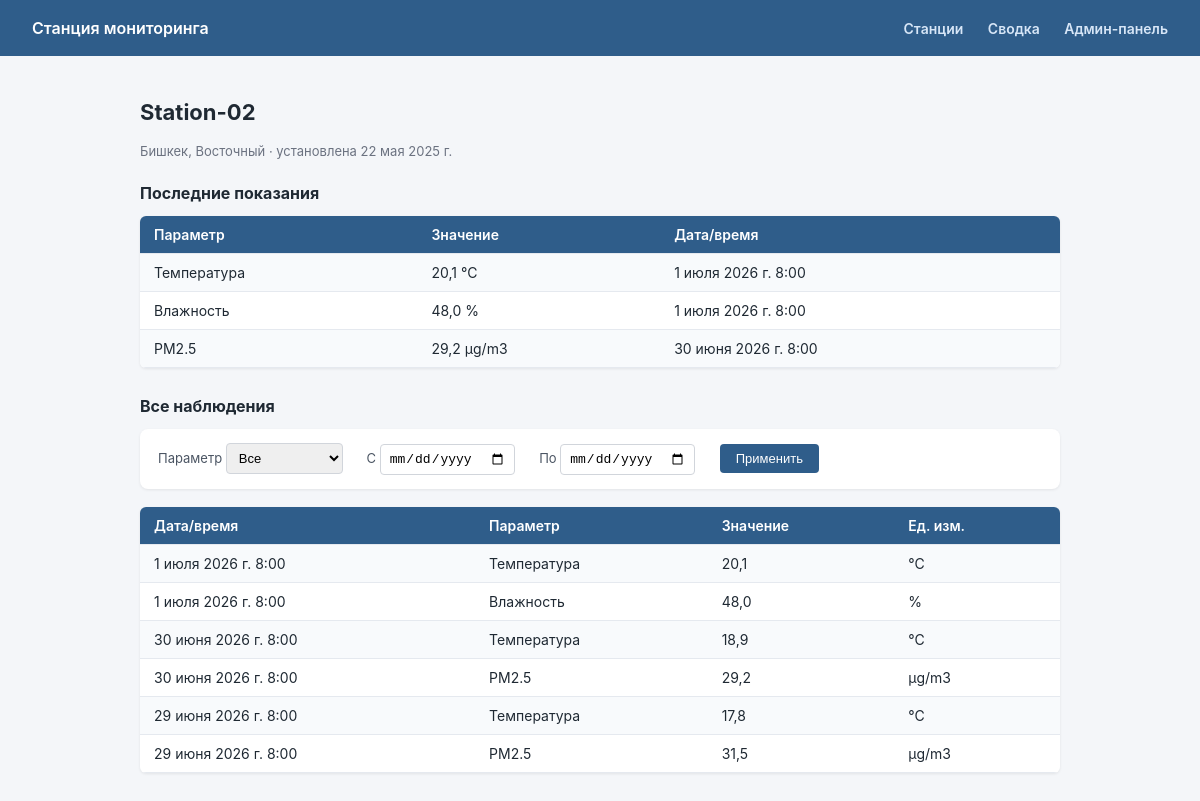
Screenshot of /station/2/ with the database file from the repository.
### monitoring/models.py (models this page shows, shortened)
class Station(models.Model):
    name = models.CharField(max_length=100, unique=True, verbose_name="Название")
    location = models.CharField(max_length=200, verbose_name="Расположение")
    latitude = models.FloatField(null=True, blank=True, verbose_name="Широта")
    longitude = models.FloatField(null=True, blank=True, verbose_name="Долгота")
    installed_at = models.DateField(verbose_name="Дата установки")
    class Meta:
        verbose_name = "Станция"
        verbose_name_plural = "Станции"
        ordering = ["name"]
    def last_observations(self):
        results = []
        for param, _ in Observation.PARAMETER_CHOICES:
            obs = self.observations.filter(parameter=param).order_by("-observed_at").first()
            if obs:
                results.append(obs)
        return results

class Observation(models.Model):
    PARAMETER_CHOICES = [
        ("temperature", "Температура"),
        ("humidity", "Влажность"),
        ("pressure", "Давление"),
        ("pm25", "PM2.5"),
    ]
    UNIT_BY_PARAMETER = {
        "temperature": "°C",
        "humidity": "%",
        "pressure": "hPa",
        "pm25": "µg/m3",
    }
    station = models.ForeignKey(
        Station, on_delete=models.CASCADE, related_name="observations", verbose_name="Станция"
    )
    observed_at = models.DateTimeField(verbose_name="Дата и время наблюдения")
    parameter = models.CharField(max_length=20, choices=PARAMETER_CHOICES, verbose_name="Параметр")
    value = models.FloatField(verbose_name="Значение")
    unit = models.CharField(max_length=20, verbose_name="Единица измерения")
    class Meta:
        verbose_name = "Наблюдение"
        verbose_name_plural = "Наблюдения"
        ordering = ["-observed_at"]
        indexes = [
            models.Index(fields=["station"]),
            models.Index(fields=["observed_at"]),
        ]

### monitoring/views.py (the view)
# urls.py: path("station/<int:pk>/", views.station_detail, name="station_detail"),
def station_detail(request, pk):
    station = get_object_or_404(Station, pk=pk)
    observations = station.observations.all()
    parameter = request.GET.get("parameter")
    date_from = request.GET.get("from")
    date_to = request.GET.get("to")
    if parameter:
        observations = observations.filter(parameter=parameter)
    if date_from:
        observations = observations.filter(observed_at__gte=date_from)
    if date_to:
        observations = observations.filter(observed_at__lte=date_to)
    context = {
        "station": station,
        "observations": observations,
        "last_observations": station.last_observations(),
        "parameter_choices": Observation.PARAMETER_CHOICES,
        "selected_parameter": parameter or "",
        "date_from": date_from or "",
        "date_to": date_to or "",
    }
    return render(request, "monitoring/station_detail.html", context)

### monitoring/templates/monitoring/station_detail.html (shortened to what this page needs)
{% extends "monitoring/base.html" %}
{% block content %}
<h1>{{ station.name }}</h1>
<p class="muted">{{ station.location }} · установлена {{ station.installed_at }}</p>
<h2 style="font-size:16px; margin-top:24px;">Последние показания</h2>
<table>
    <tr><th>Параметр</th><th>Значение</th><th>Дата/время</th></tr>
    {% for obs in last_observations %}
    <tr>
        <td>{{ obs.get_parameter_display }}</td>
        <td>{{ obs.value }} {{ obs.unit }}</td>
        <td>{{ obs.observed_at }}</td>
    </tr>
    {% empty %}
    <tr><td colspan="3" class="muted">Нет данных</td></tr>
    {% endfor %}
</table>
<h2 style="font-size:16px; margin-top:28px;">Все наблюдения</h2>
<form class="filters" method="get">
    <label>Параметр
        <select name="parameter">
            <option value="">Все</option>
        </select>
    </label>
    <label>С <input type="date" name="from" value="{{ date_from }}"></label>
    <label>По <input type="date" name="to" value="{{ date_to }}"></label>
    <button type="submit">Применить</button>
</form>
<table>
    <tr><th>Дата/время</th><th>Параметр</th><th>Значение</th><th>Ед. изм.</th></tr>
    {% for obs in observations %}
    <tr>
        <td>{{ obs.observed_at }}</td>
        <td>{{ obs.get_parameter_display }}</td>
        <td>{{ obs.value }}</td>
        <td>{{ obs.unit }}</td>
    </tr>
    {% empty %}
    <tr><td colspan="4" class="muted">Наблюдений по заданным фильтрам не найдено</td></tr>
    {% endfor %}
</table>
{% endblock %}

### monitoring/templates/monitoring/base.html (style rules this page uses)
* { box-sizing: border-box; }
body { font-family: -apple-system, Segoe UI, Roboto, Arial, sans-serif; margin: 0; background: #f4f6f9; color: #1f2933; }
h1 { font-size: 22px; margin-bottom: 18px; }
table { width: 100%; border-collapse: collapse; background: white; box-shadow: 0 1px 3px rgba(0,0,0,0.08); border-radius: 6px; overflow: hidden; }
th, td { padding: 10px 14px; text-align: left; border-bottom: 1px solid #e5e9ef; font-size: 14px; }
th { background: #2f5d8a; color: white; font-weight: 600; }
tr:nth-child(even) td { background: #f8fafc; }
.muted { color: #6b7280; font-size: 13px; }
.filters { background: white; padding: 14px 18px; border-radius: 8px; margin-bottom: 18px; box-shadow: 0 1px 3px rgba(0,0,0,0.08); }
.filters label { font-size: 13px; margin-right: 6px; color: #4b5563; }
.filters input, .filters select { padding: 6px 8px; border: 1px solid #d1d5db; border-radius: 4px; margin-right: 14px; font-size: 13px; }
.filters button { background: #2f5d8a; color: white; border: none; padding: 7px 16px; border-radius: 4px; cursor: pointer; font-size: 13px; }

### rows the page displays
Station: name "Station-02", location "Бишкек, Восточный", installed_at "22 мая 2025 г."
Observation: parameter "Температура", value "20,1", unit "°C", observed_at "1 июля 2026 г. 8:00"
Observation: parameter "Влажность", value "48,0", unit "%", observed_at "1 июля 2026 г. 8:00"
Observation: parameter "PM2.5", value "29,2", unit "µg/m3", observed_at "30 июня 2026 г. 8:00"
Observation: observed_at "30 июня 2026 г. 8:00", parameter "Температура", value "18,9", unit "°C"
Observation: observed_at "29 июня 2026 г. 8:00", parameter "Температура", value "17,8", unit "°C"
Observation: observed_at "29 июня 2026 г. 8:00", parameter "PM2.5", value "31,5", unit "µg/m3"
